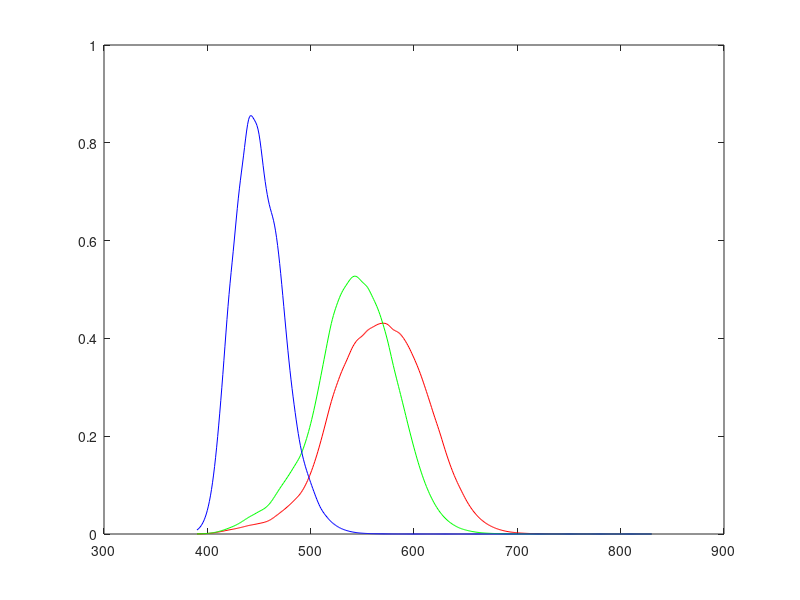

The MATLAB source for this figure: (Note: this script raises an error after producing the figure.)
% how are the cones answers?

load data/good_cones_answers.mat;

figure(31), hold off, plot(cones_answers(:,1), cones_answers(:,2), 'red')  % long
hold on, plot(cones_answers(:,1), cones_answers(:,3), 'green')  % mid
hold on, plot(cones_answers(:,1), cones_answers(:,4), 'blue')  % short

% how is the reflectance of the C color, i.e. 5Y 8.5/10?

load data/munsell380_800_final.mat;

color_label = 'N 7/';

indec = find(contains(S, color_label));  % find indexes of string containing label
index = find(S(indec,1)==color_label(1));  % find indexes of selected strings with same first letter

hold on, plot(380:800, munsell(1:end, index), '+k')

% how are the illuminants?

illum = [1.31, 1.9, 1.68];

illuminantL=illum(1)*normpdf([380:800], 630, 4.5);
illuminantM=illum(2)*normpdf([380:800], 530, 4.5);
illuminantS=illum(3)*normpdf([380:800], 450, 4.5);

hold on, aS = area(380:800, illuminantS)
aS.FaceColor = 'blue';
hold on, aM = area(380:800, illuminantM)
aM.FaceColor = 'green';
hold on, aL = area(380:800, illuminantL)
aL.FaceColor = 'red';

% Presentation

xlabel('wavelength (nm)'), ylabel('energy (legend)')
legend('long range wavelength cones answer', 'mid range', 'short range', 'reflectance of color N 7/, gray', 'blue illuminant', 'green', 'red')
